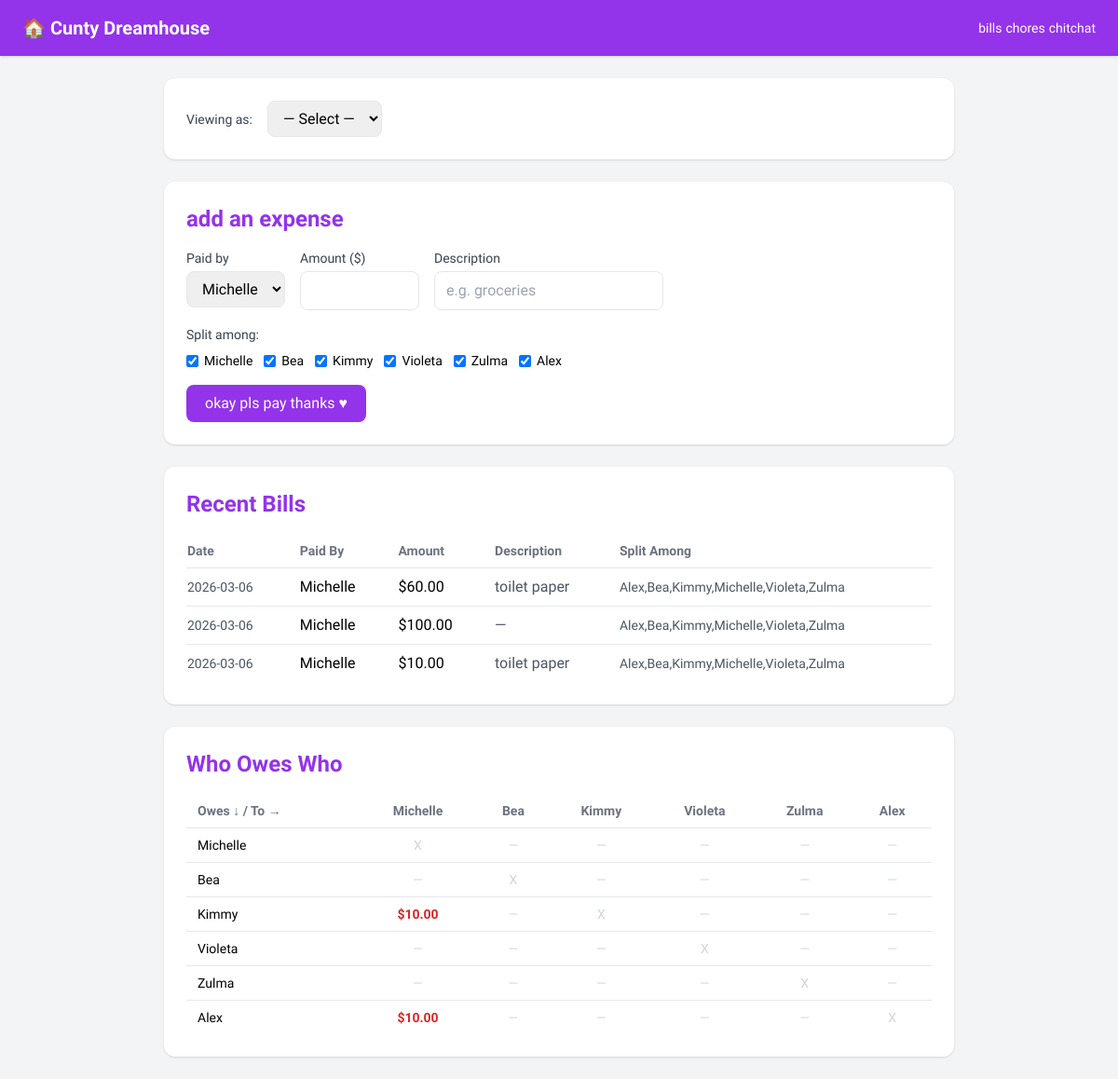
Page /bills on the committed database.
### tables this page shows
CREATE TABLE bills (
            id INTEGER PRIMARY KEY AUTOINCREMENT,
            paid_by TEXT NOT NULL,
            amount REAL NOT NULL,
            description TEXT,
            receipt_image TEXT,
            created_at TIMESTAMP DEFAULT CURRENT_TIMESTAMP
        );

### app.py (the view, shortened to what this page needs)
@app.route('/bills')
def bills():
    me = request.args.get('me', '')
    if me and me not in ROOMMATES:
        me = ''
    page = request.args.get('page', 1, type=int)
    if page < 1:
        page = 1
    per_page = 10
    offset = (page - 1) * per_page
    conn = get_db()
    total_bills = conn.execute('SELECT COUNT(*) as cnt FROM bills').fetchone()['cnt']
    all_bills = conn.execute('''
        SELECT b.*, GROUP_CONCAT(bs.owes_name) as split_among
        FROM bills b
        LEFT JOIN bill_splits bs ON b.id = bs.bill_id
        GROUP BY b.id
        ORDER BY b.created_at DESC
        LIMIT ? OFFSET ?
    ''', (per_page, offset)).fetchall()
    total_pages = (total_bills + per_page - 1) // per_page
    my_splits = []
    conn.close()
    balances = calculate_balances()
    return render_template('bills.html', bills=all_bills, roommates=ROOMMATES,
                           balances=balances, me=me, my_splits=my_splits,
                           page=page, total_pages=total_pages)

### app.py (called while the page is built)
def get_db():
    conn = sqlite3.connect(DATABASE)
    conn.row_factory = sqlite3.Row
    return conn

def calculate_balances():
    conn = get_db()
    rows = conn.execute('''
        SELECT b.paid_by, bs.owes_name, SUM(bs.amount) as total
        FROM bill_splits bs
        JOIN bills b ON bs.bill_id = b.id
        WHERE bs.settled = 0 AND bs.owes_name != b.paid_by
        GROUP BY b.paid_by, bs.owes_name
    ''').fetchall()
    conn.close()
    balances = {name: {other: 0.0 for other in ROOMMATES} for name in ROOMMATES}
    for row in rows:
        balances[row['owes_name']][row['paid_by']] += row['total']
    return balances

### templates/bills.html (shortened to what this page needs)
{% extends "base.html" %}
{% block content %}
<div class="bg-white rounded-xl shadow p-6 mb-6 flex items-center gap-4">
    <span class="text-sm font-medium text-gray-700">Viewing as:</span>
    <form action="/bills" method="GET" id="viewing-form">
        <select name="me" onchange="this.form.submit()" class="border rounded-lg px-3 py-2">
            <option value="">— Select —</option>
        </select>
    </form>
</div>
<div class="bg-white rounded-xl shadow p-6 mb-6">
    <h2 class="text-2xl font-bold text-purple-600 mb-4">add an expense</h2>
    <form action="/bills/add" method="POST" class="space-y-4">
        <div class="flex flex-wrap gap-4">
            <div>
                <label class="block text-sm font-medium text-gray-700 mb-1">Paid by</label>
                <select name="paid_by" required class="border rounded-lg px-3 py-2">
                    {% for r in roommates %}
                    <option value="{{ r }}">{{ r }}</option>
                    {% endfor %}
                </select>
            </div>
            <div>
                <label class="block text-sm font-medium text-gray-700 mb-1">Amount ($)</label>
                <input type="number" name="amount" step="0.01" min="0.01" required
                       class="border rounded-lg px-3 py-2 w-32">
            </div>
            <div>
                <label class="block text-sm font-medium text-gray-700 mb-1">Description</label>
                <input type="text" name="description" placeholder="e.g. groceries"
                       class="border rounded-lg px-3 py-2">
            </div>
        </div>
        <div>
            <p class="text-sm font-medium text-gray-700 mb-2">Split among:</p>
            <div class="flex flex-wrap gap-3">
                {% for r in roommates %}
                <label class="flex items-center gap-1.5 text-sm">
                    <input type="checkbox" name="split_among" value="{{ r }}" checked
                           class="rounded text-purple-600">
                    {{ r }}
                </label>
                {% endfor %}
            </div>
        </div>
        <button type="submit"
                class="bg-purple-600 text-white px-5 py-2 rounded-lg hover:bg-purple-700 transition"
                style="font-family: 'Princess Sofia', cursive;">
            okay pls pay thanks &hearts;
        </button>
    </form>
</div>
<div class="bg-white rounded-xl shadow p-6">
    <h2 class="text-2xl font-bold text-purple-600 mb-4">Recent Bills</h2>
    {% if bills %}
    <div class="overflow-x-auto">
        <table class="w-full text-left">
            <thead>
                <tr class="border-b text-sm text-gray-500">
                    <th class="py-2 pr-4">Date</th>
                    <th class="py-2 pr-4">Paid By</th>
                    <th class="py-2 pr-4">Amount</th>
                    <th class="py-2 pr-4">Description</th>
                    <th class="py-2">Split Among</th>
                </tr>
            </thead>
            <tbody>
                {% for bill in bills %}
                <tr class="border-b last:border-0">
                    <td class="py-2 pr-4 text-sm text-gray-600">{{ bill.created_at[:10] }}</td>
                    <td class="py-2 pr-4 font-medium">{{ bill.paid_by }}</td>
                    <td class="py-2 pr-4">${{ "%.2f" | format(bill.amount) }}</td>
                    <td class="py-2 pr-4 text-gray-600">{{ bill.description or '—' }}</td>
                    <td class="py-2 text-sm text-gray-600">{{ bill.split_among or '—' }}</td>
                </tr>
                {% endfor %}
            </tbody>
        </table>
    </div>
    {% else %}
    <p class="text-gray-500">No bills yet. Add one above!</p>
    {% endif %}
</div>
<div class="bg-white rounded-xl shadow p-6 mt-6">
    <h2 class="text-2xl font-bold text-purple-600 mb-4">Who Owes Who</h2>
    <div class="overflow-x-auto">
        <table class="w-full text-center text-sm">
            <thead>
                <tr class="border-b text-gray-500">
                    <th class="py-2 px-3 text-left">Owes ↓ / To →</th>
                    {% for r in roommates %}
                    <th class="py-2 px-3">{{ r }}</th>
                    {% endfor %}
                </tr>
            </thead>
            <tbody>
                {% for debtor in roommates %}
                <tr class="border-b last:border-0">
                    <td class="py-2 px-3 text-left font-medium">{{ debtor }}</td>
                    {% for creditor in roommates %}
                    <td class="py-2 px-3">
                        {% if debtor == creditor %}
                            <span class="text-gray-300">X</span>
                        {% elif balances[debtor][creditor] > 0 %}
                            <span class="text-red-600 font-semibold">${{ "%.2f" | format(balances[debtor][creditor]) }}</span>
                        {% else %}
                            <span class="text-gray-300">—</span>
                        {% endif %}
                    </td>
                    {% endfor %}
                </tr>
                {% endfor %}
            </tbody>
        </table>
    </div>
{% endblock %}

### templates/base.html (shortened to what this page needs)
<!DOCTYPE html>
<html lang="en">
<head>
    <script src="https://cdn.tailwindcss.com"></script>
</head>
<body class="bg-gray-100 min-h-screen">
    <nav class="bg-purple-600 text-white px-6 py-4 flex gap-6 items-center shadow">
        <a href="/" class="text-xl font-bold mr-auto">🏠 Cunty Dreamhouse</a>
    <h4>
        <a href="/bills" class="text-sm text-white hover:underline">bills</a>
        <a href="/chores" class="text-sm text-white hover:underline">chores</a>
        <a href="/chitchat" class="text-sm text-white hover:underline">chitchat</a>
    </h4>
    </nav>
    <main class="max-w-4xl mx-auto p-6">
        {% block content %}{% endblock %}
    </main>
</body>
</html>

### templates/base.html (style rules this page uses)
body { font-family: 'Lexend', sans-serif; }
h1, h2, h3, h4, nav a.text-xl { font-family: 'Pixelify Sans', cursive; }

### rows in the picture
bills: created_at "2026-03-06", paid_by "Michelle", amount "60.00", description "toilet paper", split_among "Alex,Bea,Kimmy,Michelle,Violeta,Zulma"
bills: created_at "2026-03-06", paid_by "Michelle", amount "100.00", description "—", split_among "Alex,Bea,Kimmy,Michelle,Violeta,Zulma"
bills: created_at "2026-03-06", paid_by "Michelle", amount "10.00", description "toilet paper", split_among "Alex,Bea,Kimmy,Michelle,Violeta,Zulma"

### other values in the picture
{{ r }} "Michelle" "Bea" "Kimmy" "Violeta" "Zulma" "Alex"
{{ debtor }} "Michelle" "Bea" "Kimmy" "Violeta" "Zulma" "Alex"
{{ "%.2f" | format(balances[debtor][creditor]) }} "10.00" "10.00"
form field paid_by "Michelle"
